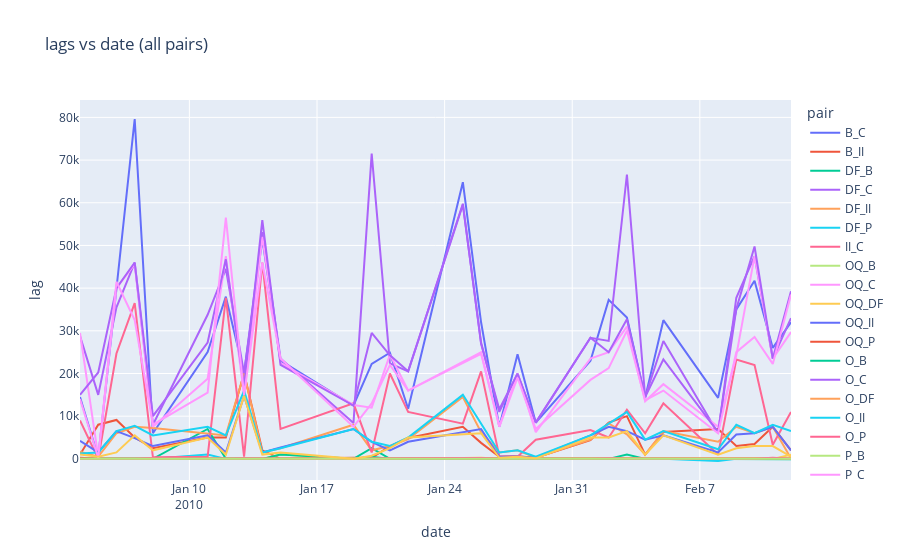

Here is the notebook cell this chart was saved with:
### Code cell
plot_all_pairs(best_lags[(best_lags.market1!="MW")*(best_lags.market2!="MW")])

### Figure 1 — Plotly figure (JSON) as saved in the notebook; plotly's stock layout.template omitted (floating-point values rounded to 4 significant figures)
{"data": [{"hovertemplate": "pair=B_C<br>date=%{x}<br>lag=%{y}<extra></extra>", "legendgroup": "B_C", "line": {"color": "#636efa", "dash": "solid"}, "mode": "lines", "name": "B_C", "orientation": "v", "showlegend": true, "type": "scatter", "x": ["2010-01-04", "2010-01-05", "2010-01-06", "2010-01-07", "2010-01-08", "2010-01-11", "2010-01-12", "2010-01-13", "2010-01-14", "2010-01-15", "2010-01-19", "2010-01-20", "2010-01-21", "2010-01-22", "2010-01-25", "2010-01-26", "2010-01-27", "2010-01-28", "2010-01-29", "2010-02-01", "2010-02-02", "2010-02-03", "2010-02-04", "2010-02-05", "2010-02-08", "2010-02-09", "2010-02-10", "2010-02-11", "2010-02-12"], "xaxis": "x", "y": [14500, 375, 39875, 79625, 6000, 25000, 38000, 20000, 51500, 23000, 12500, 22250, 24875, 11750, 64813, 32000, 7500, 24500, 8500, 23000, 37250, 33125, 14313, 32500, 14282, 35000, 41750, 26000, 32000], "yaxis": "y"}, {"hovertemplate": "pair=B_II<br>date=%{x}<br>lag=%{y}<extra></extra>", "legendgroup": "B_II", "line": {"color": "#EF553B", "dash": "solid"}, "mode": "lines", "name": "B_II", "orientation": "v", "showlegend": true, "type": "scatter", "x": ["2010-01-04", "2010-01-05", "2010-01-06", "2010-01-07", "2010-01-08", "2010-01-11", "2010-01-12", "2010-01-13", "2010-01-14", "2010-01-15", "2010-01-19", "2010-01-20", "2010-01-21", "2010-01-22", "2010-01-25", "2010-01-26", "2010-01-27", "2010-01-28", "2010-01-29", "2010-02-01", "2010-02-02", "2010-02-03", "2010-02-04", "2010-02-05", "2010-02-08", "2010-02-09", "2010-02-10", "2010-02-11", "2010-02-12"], "xaxis": "x", "y": [1000, 8000, 9125, 5000, 2500, 5000, 5000, 20000, 2000, 0, 250, 250, 3000, 4875, 7500, 3750, 500, 625, 250, 4375, 8500, 10000, 1000, 6282, 7000, 3000, 3500, 7500, 2000], "yaxis": "y"}, {"hovertemplate": "pair=DF_B<br>date=%{x}<br>lag=%{y}<extra></extra>", "legendgroup": "DF_B", "line": {"color": "#00cc96", "dash": "solid"}, "mode": "lines", "name": "DF_B", "orientation": "v", "showlegend": true, "type": "scatter", "x": ["2010-01-04", "2010-01-05", "2010-01-06", "2010-01-07", "2010-01-08", "2010-01-11", "2010-01-12", "2010-01-13", "2010-01-14", "2010-01-15", "2010-01-19", "2010-01-20", "2010-01-21", "2010-01-22", "2010-01-25", "2010-01-26", "2010-01-27", "2010-01-28", "2010-01-29", "2010-02-01", "2010-02-02", "2010-02-03", "2010-02-04", "2010-02-05", "2010-02-08", "2010-02-09", "2010-02-10", "2010-02-11", "2010-02-12"], "xaxis": "x", "y": [0, 0, 0, 0, 0, 7000, 0, 0, 0, 0, 0, 2500, 0, 0, 0, 0, 0, 0, 0, 0, 0, 1000, 0, 0, 0, 0, 0, 0, -63], "yaxis": "y"}, {"hovertemplate": "pair=DF_C<br>date=%{x}<br>lag=%{y}<extra></extra>", "legendgroup": "DF_C", "line": {"color": "#ab63fa", "dash": "solid"}, "mode": "lines", "name": "DF_C", "orientation": "v", "showlegend": true, "type": "scatter", "x": ["2010-01-04", "2010-01-05", "2010-01-06", "2010-01-07", "2010-01-08", "2010-01-11", "2010-01-12", "2010-01-13", "2010-01-14", "2010-01-15", "2010-01-19", "2010-01-20", "2010-01-21", "2010-01-22", "2010-01-25", "2010-01-26", "2010-01-27", "2010-01-28", "2010-01-29", "2010-02-01", "2010-02-02", "2010-02-03", "2010-02-04", "2010-02-05", "2010-02-08", "2010-02-09", "2010-02-10", "2010-02-11", "2010-02-12"], "xaxis": "x", "y": [28750, 15000, 35500, 46000, 8000, 33750, 44500, 20000, 53125, 23500, 8375, 71500, 22375, 20500, 59500, 27250, 11000, 20000, 8500, 28375, 27625, 66625, 14500, 27625, 6000, 37750, 47500, 23500, 39250], "yaxis": "y"}, {"hovertemplate": "pair=DF_II<br>date=%{x}<br>lag=%{y}<extra></extra>", "legendgroup": "DF_II", "line": {"color": "#FFA15A", "dash": "solid"}, "mode": "lines", "name": "DF_II", "orientation": "v", "showlegend": true, "type": "scatter", "x": ["2010-01-04", "2010-01-05", "2010-01-06", "2010-01-07", "2010-01-08", "2010-01-11", "2010-01-12", "2010-01-13", "2010-01-14", "2010-01-15", "2010-01-19", "2010-01-20", "2010-01-21", "2010-01-22", "2010-01-25", "2010-01-26", "2010-01-27", "2010-01-28", "2010-01-29", "2010-02-01", "2010-02-02", "2010-02-03", "2010-02-04", "2010-02-05", "2010-02-08", "2010-02-09", "2010-02-10", "2010-02-11", "2010-02-12"], "xaxis": "x", "y": [1687, 500, 6000, 7500, 7250, 6000, 5500, 20000, 1500, 2500, 8000, 2000, 3000, 4625, 14500, 6250, 1500, 2000, 250, 4500, 8313, 5750, 1000, 6500, 4000, 7500, 6000, 7500, 63], "yaxis": "y"}, {"hovertemplate": "pair=DF_P<br>date=%{x}<br>lag=%{y}<extra></extra>", "legendgroup": "DF_P", "line": {"color": "#19d3f3", "dash": "solid"}, "mode": "lines", "name": "DF_P", "orientation": "v", "showlegend": true, "type": "scatter", "x": ["2010-01-04", "2010-01-05", "2010-01-06", "2010-01-07", "2010-01-08", "2010-01-11", "2010-01-12", "2010-01-13", "2010-01-14", "2010-01-15", "2010-01-19", "2010-01-20", "2010-01-21", "2010-01-22", "2010-01-26", "2010-01-27", "2010-01-28", "2010-01-29", "2010-02-01", "2010-02-02", "2010-02-03", "2010-02-04", "2010-02-05", "2010-02-08", "2010-02-09", "2010-02-10", "2010-02-11", "2010-02-12"], "xaxis": "x", "y": [0, 0, 0, 0, 0, 1000, 0, 0, 0, 0, 0, 250, 0, 0, 0, 0, 0, 0, 0, 0, 63, 0, 0, -500, 0, 0, 0, -30], "yaxis": "y"}, {"hovertemplate": "pair=II_C<br>date=%{x}<br>lag=%{y}<extra></extra>", "legendgroup": "II_C", "line": {"color": "#FF6692", "dash": "solid"}, "mode": "lines", "name": "II_C", "orientation": "v", "showlegend": true, "type": "scatter", "x": ["2010-01-04", "2010-01-05", "2010-01-06", "2010-01-07", "2010-01-08", "2010-01-11", "2010-01-12", "2010-01-13", "2010-01-14", "2010-01-15", "2010-01-19", "2010-01-20", "2010-01-21", "2010-01-22", "2010-01-25", "2010-01-26", "2010-01-27", "2010-01-28", "2010-01-29", "2010-02-01", "2010-02-02", "2010-02-03", "2010-02-04", "2010-02-05", "2010-02-08", "2010-02-09", "2010-02-10", "2010-02-11", "2010-02-12"], "xaxis": "x", "y": [9000, 0, 24688, 36500, 376, 500, 37750, 500, 46000, 7000, 13000, 1500, 20000, 11000, 8250, 20500, 625, 500, 4500, 6750, 5000, 11532, 6000, 13000, 1000, 23250, 22000, 3292, 11000], "yaxis": "y"}, {"hovertemplate": "pair=OQ_B<br>date=%{x}<br>lag=%{y}<extra></extra>", "legendgroup": "OQ_B", "line": {"color": "#B6E880", "dash": "solid"}, "mode": "lines", "name": "OQ_B", "orientation": "v", "showlegend": true, "type": "scatter", "x": ["2010-01-04", "2010-01-05", "2010-01-06", "2010-01-07", "2010-01-08", "2010-01-11", "2010-01-12", "2010-01-13", "2010-01-14", "2010-01-15", "2010-01-19", "2010-01-20", "2010-01-21", "2010-01-22", "2010-01-25", "2010-01-26", "2010-01-27", "2010-01-28", "2010-01-29", "2010-02-01", "2010-02-02", "2010-02-03", "2010-02-04", "2010-02-05", "2010-02-08", "2010-02-09", "2010-02-10", "2010-02-11", "2010-02-12"], "xaxis": "x", "y": [0, 0, 0, 0, 0, 0, 0, 0, 0, 1000, 0, 0, 0, 0, 0, 0, 0, 0, 0, 0, 0, 0, 0, 0, 0, 0, 0, 0, 0], "yaxis": "y"}, {"hovertemplate": "pair=OQ_C<br>date=%{x}<br>lag=%{y}<extra></extra>", "legendgroup": "OQ_C", "line": {"color": "#FF97FF", "dash": "solid"}, "mode": "lines", "name": "OQ_C", "orientation": "v", "showlegend": true, "type": "scatter", "x": ["2010-01-04", "2010-01-05", "2010-01-06", "2010-01-07", "2010-01-08", "2010-01-11", "2010-01-12", "2010-01-13", "2010-01-14", "2010-01-15", "2010-01-19", "2010-01-20", "2010-01-21", "2010-01-22", "2010-01-26", "2010-01-27", "2010-01-28", "2010-01-29", "2010-02-01", "2010-02-02", "2010-02-03", "2010-02-04", "2010-02-05", "2010-02-08", "2010-02-09", "2010-02-10", "2010-02-11", "2010-02-12"], "xaxis": "x", "y": [29500, 500, 40000, 45625, 7500, 18750, 47500, 15000, 52000, 22500, 12625, 12000, 24434, 16000, 25000, 7625, 19940, 6250, 23500, 25000, 31000, 13500, 17500, 7500, 24250, 47500, 23500, 29694], "yaxis": "y"}, {"hovertemplate": "pair=OQ_DF<br>date=%{x}<br>lag=%{y}<extra></extra>", "legendgroup": "OQ_DF", "line": {"color": "#FECB52", "dash": "solid"}, "mode": "lines", "name": "OQ_DF", "orientation": "v", "showlegend": true, "type": "scatter", "x": ["2010-01-04", "2010-01-05", "2010-01-06", "2010-01-07", "2010-01-08", "2010-01-11", "2010-01-12", "2010-01-13", "2010-01-14", "2010-01-15", "2010-01-19", "2010-01-20", "2010-01-21", "2010-01-22", "2010-01-26", "2010-01-27", "2010-01-28", "2010-01-29", "2010-02-01", "2010-02-02", "2010-02-03", "2010-02-04", "2010-02-05", "2010-02-08", "2010-02-09", "2010-02-10", "2010-02-11", "2010-02-12"], "xaxis": "x", "y": [0, 0, 0, 0, 0, 1, 0, 0, 0, 0, 0, 250, 0, 0, 250, 0, 0, 0, 0, 0, -86, 0, 0, 0, 0, 0, 0, 1000], "yaxis": "y"}, {"hovertemplate": "pair=OQ_II<br>date=%{x}<br>lag=%{y}<extra></extra>", "legendgroup": "OQ_II", "line": {"color": "#636efa", "dash": "solid"}, "mode": "lines", "name": "OQ_II", "orientation": "v", "showlegend": true, "type": "scatter", "x": ["2010-01-04", "2010-01-05", "2010-01-06", "2010-01-07", "2010-01-08", "2010-01-11", "2010-01-12", "2010-01-13", "2010-01-14", "2010-01-15", "2010-01-19", "2010-01-20", "2010-01-21", "2010-01-22", "2010-01-26", "2010-01-27", "2010-01-28", "2010-01-29", "2010-02-01", "2010-02-02", "2010-02-03", "2010-02-04", "2010-02-05", "2010-02-08", "2010-02-09", "2010-02-10", "2010-02-11", "2010-02-12"], "xaxis": "x", "y": [4250, 1500, 6500, 4875, 3000, 5500, 1500, 14750, 1500, 2691, 7000, 4000, 2000, 4000, 7000, 500, 563, 250, 5500, 7500, 6500, 4500, 5500, 1500, 5689, 6000, 7500, 2000], "yaxis": "y"}, {"hovertemplate": "pair=OQ_P<br>date=%{x}<br>lag=%{y}<extra></extra>", "legendgroup": "OQ_P", "line": {"color": "#EF553B", "dash": "solid"}, "mode": "lines", "name": "OQ_P", "orientation": "v", "showlegend": true, "type": "scatter", "x": ["2010-01-04", "2010-01-05", "2010-01-06", "2010-01-07", "2010-01-08", "2010-01-11", "2010-01-12", "2010-01-13", "2010-01-14", "2010-01-15", "2010-01-19", "2010-01-20", "2010-01-21", "2010-01-22", "2010-01-26", "2010-01-27", "2010-01-28", "2010-01-29", "2010-02-01", "2010-02-02", "2010-02-03", "2010-02-04", "2010-02-05", "2010-02-08", "2010-02-09", "2010-02-10", "2010-02-11", "2010-02-12"], "xaxis": "x", "y": [250, 0, 0, 0, 0, 0, 0, 0, 0, 0, 0, 0, 0, 0, 0, 0, 0, 0, 0, 0, 0, 0, 0, 0, 0, 0, 0, 0], "yaxis": "y"}, {"hovertemplate": "pair=O_B<br>date=%{x}<br>lag=%{y}<extra></extra>", "legendgroup": "O_B", "line": {"color": "#00cc96", "dash": "solid"}, "mode": "lines", "name": "O_B", "orientation": "v", "showlegend": true, "type": "scatter", "x": ["2010-01-04", "2010-01-05", "2010-01-06", "2010-01-07", "2010-01-08", "2010-01-11", "2010-01-12", "2010-01-13", "2010-01-14", "2010-01-15", "2010-01-19", "2010-01-20", "2010-01-21", "2010-01-22", "2010-01-25", "2010-01-26", "2010-01-27", "2010-01-28", "2010-01-29", "2010-02-01", "2010-02-02", "2010-02-03", "2010-02-04", "2010-02-05", "2010-02-08", "2010-02-09", "2010-02-10", "2010-02-11", "2010-02-12"], "xaxis": "x", "y": [0, 0, 0, 0, 0, 0, 0, 0, 0, 1000, 0, 500, 0, 0, 0, 0, 0, 0, 0, 0, 0, 0, 0, 0, 0, 0, 0, 0, 0], "yaxis": "y"}, {"hovertemplate": "pair=O_C<br>date=%{x}<br>lag=%{y}<extra></extra>", "legendgroup": "O_C", "line": {"color": "#ab63fa", "dash": "solid"}, "mode": "lines", "name": "O_C", "orientation": "v", "showlegend": true, "type": "scatter", "x": ["2010-01-04", "2010-01-05", "2010-01-06", "2010-01-07", "2010-01-08", "2010-01-11", "2010-01-12", "2010-01-13", "2010-01-14", "2010-01-15", "2010-01-19", "2010-01-20", "2010-01-21", "2010-01-22", "2010-01-25", "2010-01-26", "2010-01-27", "2010-01-28", "2010-01-29", "2010-02-01", "2010-02-02", "2010-02-03", "2010-02-04", "2010-02-05", "2010-02-08", "2010-02-09", "2010-02-10", "2010-02-11", "2010-02-12"], "xaxis": "x", "y": [15000, 20250, 40000, 46000, 10000, 27250, 46750, 17000, 55939, 22000, 12500, 29500, 24250, 20500, 59782, 26969, 11625, 19940, 8500, 28375, 25000, 32688, 14500, 23312, 6250, 35125, 49750, 23500, 32969], "yaxis": "y"}, {"hovertemplate": "pair=O_DF<br>date=%{x}<br>lag=%{y}<extra></extra>", "legendgroup": "O_DF", "line": {"color": "#FFA15A", "dash": "solid"}, "mode": "lines", "name": "O_DF", "orientation": "v", "showlegend": true, "type": "scatter", "x": ["2010-01-04", "2010-01-05", "2010-01-06", "2010-01-07", "2010-01-08", "2010-01-11", "2010-01-12", "2010-01-13", "2010-01-14", "2010-01-15", "2010-01-19", "2010-01-20", "2010-01-21", "2010-01-22", "2010-01-25", "2010-01-26", "2010-01-27", "2010-01-28", "2010-01-29", "2010-02-01", "2010-02-02", "2010-02-03", "2010-02-04", "2010-02-05", "2010-02-08", "2010-02-09", "2010-02-10", "2010-02-11", "2010-02-12"], "xaxis": "x", "y": [0, 0, 0, 0, 0, 1, 0, 0, 0, 0, 0, 94, 0, 0, 0, 0, 0, 0, 0, 0, 0, 125, 0, 0, 97, 0, 0, 0, 125], "yaxis": "y"}, {"hovertemplate": "pair=O_II<br>date=%{x}<br>lag=%{y}<extra></extra>", "legendgroup": "O_II", "line": {"color": "#19d3f3", "dash": "solid"}, "mode": "lines", "name": "O_II", "orientation": "v", "showlegend": true, "type": "scatter", "x": ["2010-01-04", "2010-01-05", "2010-01-06", "2010-01-07", "2010-01-08", "2010-01-11", "2010-01-12", "2010-01-13", "2010-01-14", "2010-01-15", "2010-01-19", "2010-01-20", "2010-01-21", "2010-01-22", "2010-01-25", "2010-01-26", "2010-01-27", "2010-01-28", "2010-01-29", "2010-02-01", "2010-02-02", "2010-02-03", "2010-02-04", "2010-02-05", "2010-02-08", "2010-02-09", "2010-02-10", "2010-02-11", "2010-02-12"], "xaxis": "x", "y": [1250, 1500, 6500, 7750, 5500, 7500, 5500, 16000, 1500, 2500, 7000, 4000, 3000, 5000, 15000, 8250, 1500, 2000, 500, 5500, 8313, 11000, 4500, 6500, 2250, 8000, 6000, 8000, 6500], "yaxis": "y"}, {"hovertemplate": "pair=O_P<br>date=%{x}<br>lag=%{y}<extra></extra>", "legendgroup": "O_P", "line": {"color": "#FF6692", "dash": "solid"}, "mode": "lines", "name": "O_P", "orientation": "v", "showlegend": true, "type": "scatter", "x": ["2010-01-04", "2010-01-05", "2010-01-06", "2010-01-07", "2010-01-08", "2010-01-11", "2010-01-12", "2010-01-13", "2010-01-14", "2010-01-15", "2010-01-19", "2010-01-20", "2010-01-21", "2010-01-22", "2010-01-26", "2010-01-27", "2010-01-28", "2010-01-29", "2010-02-01", "2010-02-02", "2010-02-03", "2010-02-04", "2010-02-05", "2010-02-08", "2010-02-09", "2010-02-10", "2010-02-11", "2010-02-12"], "xaxis": "x", "y": [0, 0, 0, 0, 187, 0, 0, 125, 0, 0, 0, 0, 0, 125, 187, 0, 125, 0, 0, 125, 0, 0, 0, 0, 125, 0, 250, 0], "yaxis": "y"}, {"hovertemplate": "pair=P_B<br>date=%{x}<br>lag=%{y}<extra></extra>", "legendgroup": "P_B", "line": {"color": "#B6E880", "dash": "solid"}, "mode": "lines", "name": "P_B", "orientation": "v", "showlegend": true, "type": "scatter", "x": ["2010-01-04", "2010-01-05", "2010-01-06", "2010-01-07", "2010-01-08", "2010-01-11", "2010-01-12", "2010-01-13", "2010-01-14", "2010-01-15", "2010-01-19", "2010-01-20", "2010-01-21", "2010-01-22", "2010-01-26", "2010-01-27", "2010-01-28", "2010-01-29", "2010-02-01", "2010-02-02", "2010-02-03", "2010-02-04", "2010-02-05", "2010-02-08", "2010-02-09", "2010-02-10", "2010-02-11", "2010-02-12"], "xaxis": "x", "y": [0, 0, 0, 0, 0, 0, 0, 0, 0, 0, 0, 0, 0, 0, 0, 0, 0, 0, 0, 0, 0, 0, 0, 63, 0, 0, 0, 0], "yaxis": "y"}, {"hovertemplate": "pair=P_C<br>date=%{x}<br>lag=%{y}<extra></extra>", "legendgroup": "P_C", "line": {"color": "#FF97FF", "dash": "solid"}, "mode": "lines", "name": "P_C", "orientation": "v", "showlegend": true, "type": "scatter", "x": ["2010-01-04", "2010-01-05", "2010-01-06", "2010-01-07", "2010-01-08", "2010-01-11", "2010-01-12", "2010-01-13", "2010-01-14", "2010-01-15", "2010-01-19", "2010-01-20", "2010-01-21", "2010-01-22", "2010-01-26", "2010-01-27", "2010-01-28", "2010-01-29", "2010-02-01", "2010-02-02", "2010-02-03", "2010-02-04", "2010-02-05", "2010-02-08", "2010-02-09", "2010-02-10", "2010-02-11", "2010-02-12"], "xaxis": "x", "y": [14000, 250, 41500, 32500, 8000, 15500, 56500, 15000, 46000, 23500, 7500, 13000, 22000, 16000, 24625, 7500, 19000, 7000, 18500, 21250, 30015, 13750, 16000, 6000, 25000, 28562, 22250, 38500], "yaxis": "y"}, {"hovertemplate": "pair=P_II<br>date=%{x}<br>lag=%{y}<extra></extra>", "legendgroup": "P_II", "line": {"color": "#FECB52", "dash": "solid"}, "mode": "lines", "name": "P_II", "orientation": "v", "showlegend": true, "type": "scatter", "x": ["2010-01-04", "2010-01-05", "2010-01-06", "2010-01-07", "2010-01-08", "2010-01-11", "2010-01-12", "2010-01-13", "2010-01-14", "2010-01-15", "2010-01-19", "2010-01-20", "2010-01-21", "2010-01-22", "2010-01-26", "2010-01-27", "2010-01-28", "2010-01-29", "2010-02-01", "2010-02-02", "2010-02-03", "2010-02-04", "2010-02-05", "2010-02-08", "2010-02-09", "2010-02-10", "2010-02-11", "2010-02-12"], "xaxis": "x", "y": [1000, 500, 1500, 5500, 2000, 5000, 1000, 14750, 1000, 1500, 0, 750, 2500, 5000, 6000, 250, 500, 125, 5000, 5000, 6500, 1000, 5500, 1000, 2500, 3000, 3000, 500], "yaxis": "y"}], "layout": {"legend": {"title": {"text": "pair"}, "tracegroupgap": 0}, "title": {"text": "lags vs date (all pairs)"}, "xaxis": {"anchor": "y", "domain": [0, 1], "title": {"text": "date"}}, "yaxis": {"anchor": "x", "domain": [0, 1], "title": {"text": "lag"}}}}
